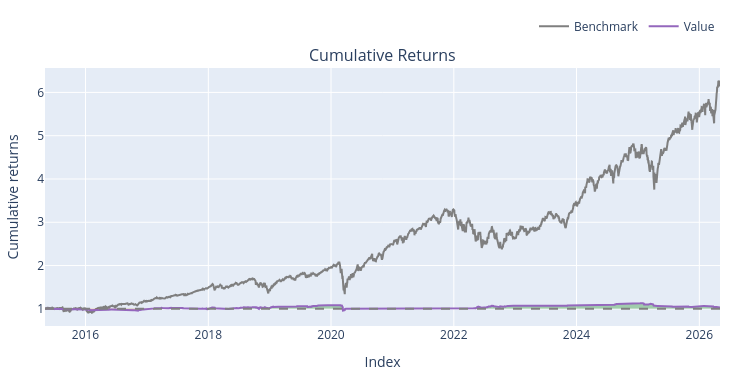

Here is the notebook cell this chart was saved with:
### Code cell
entries = ((close_df > vwap_df) &
    (close_df.shift(1) <= vwap_df.shift(1)) & (rsi_df < 30)).shift(1).fillna(False).astype(bool)

exits = ((close_df < vwap_df) &
    (close_df.shift(1) >= vwap_df.shift(1)) & (rsi_df > 70)).shift(1).fillna(False).astype(bool)


backtest1 = vbt.Portfolio.from_signals(
    close=close_df,
    entries=entries,
    exits=exits,
    init_cash=100_000.0,
    size=0.1,                         
    size_type='percent',
    cash_sharing=True,                 
    group_by=True,                     
    freq='1D',
    fees=0.001,
    sl_stop = 0.10,
    tp_stop = 0.10
       
)


print(backtest1.stats())
backtest1.plot().show()

### Figure 1 — Plotly figure (JSON) as saved in the notebook; plotly's stock layout.template omitted (floating-point values rounded to 4 significant figures; data arrays with more than 128 entries replaced by an {"elided": "..."} marker saying what was removed)
{"data": [{"legendgroup": "0", "line": {"color": "#7f7f7f"}, "name": "Benchmark", "showlegend": true, "type": "scatter", "uid": "e11bb53f-9377-4d9e-88ae-af1c8f7bf5f3", "x": {"elided": "2766 str values"}, "xaxis": "x", "y": {"elided": "2766 float values"}, "yaxis": "y"}, {"hoverinfo": "skip", "legendgroup": "1", "line": {"color": "rgba(0, 0, 0, 0)", "width": 0}, "opacity": 0, "showlegend": false, "type": "scatter", "uid": "12a0ad0c-1f29-4a32-b169-e0ed48e67998", "x": {"elided": "2766 str values"}, "xaxis": "x", "y": {"elided": "2766 int values"}, "yaxis": "y"}, {"connectgaps": false, "fill": "tonexty", "fillcolor": "rgba(0, 128, 0, 0.3)", "hoverinfo": "skip", "legendgroup": "1", "line": {"color": "rgba(0, 0, 0, 0)", "width": 0}, "opacity": 0, "showlegend": false, "type": "scatter", "uid": "5cfd5397-ef86-40f0-b1ec-16b59ee6b6e6", "x": {"elided": "2766 str values"}, "xaxis": "x", "y": {"elided": "2766 float values"}, "yaxis": "y"}, {"hoverinfo": "skip", "legendgroup": "1", "line": {"color": "rgba(0, 0, 0, 0)", "width": 0}, "opacity": 0, "showlegend": false, "type": "scatter", "uid": "07397aad-76c3-42e8-ad5f-31104698c7eb", "x": {"elided": "2766 str values"}, "xaxis": "x", "y": {"elided": "2766 int values"}, "yaxis": "y"}, {"connectgaps": false, "fill": "tonexty", "fillcolor": "rgba(255, 0, 0, 0.3)", "hoverinfo": "skip", "legendgroup": "1", "line": {"color": "rgba(0, 0, 0, 0)", "width": 0}, "opacity": 0, "showlegend": false, "type": "scatter", "uid": "e4b467ba-29cc-4832-8ec9-2fffce809111", "x": {"elided": "2766 str values"}, "xaxis": "x", "y": {"elided": "2766 float values"}, "yaxis": "y"}, {"legendgroup": "2", "line": {"color": "#9467bd"}, "name": "Value", "showlegend": true, "type": "scatter", "uid": "2c759376-126a-4ce3-9685-46b6fcbb1208", "x": {"elided": "2766 str values"}, "xaxis": "x", "y": {"elided": "2766 float values"}, "yaxis": "y"}, {"hoverinfo": "skip", "legendgroup": "1", "line": {"color": "rgba(0, 0, 0, 0)", "width": 0}, "opacity": 0, "showlegend": false, "type": "scatter", "uid": "d867a2eb-9d85-4020-8566-3cb18b22f09d", "x": {"elided": "2766 str values"}, "xaxis": "x", "y": {"elided": "2766 int values"}, "yaxis": "y"}], "layout": {"annotations": [{"font": {"size": 16}, "showarrow": false, "text": "Cumulative Returns", "x": 0.5, "xanchor": "center", "xref": "paper", "y": 1, "yanchor": "bottom", "yref": "paper"}], "height": 380, "legend": {"orientation": "h", "traceorder": "normal", "x": 1, "xanchor": "right", "y": 1.105, "yanchor": "bottom"}, "margin": {"b": 30, "l": 30, "r": 30, "t": 30}, "shapes": [{"line": {"color": "gray", "dash": "dash"}, "type": "line", "x0": 0, "x1": 1, "xref": "paper", "y0": 1, "y1": 1, "yref": "y"}], "showlegend": true, "width": 750, "xaxis": {"anchor": "y", "domain": [0, 1], "title": {"text": "Index"}}, "yaxis": {"anchor": "x", "domain": [0, 1], "title": {"text": "Cumulative returns"}}}}
